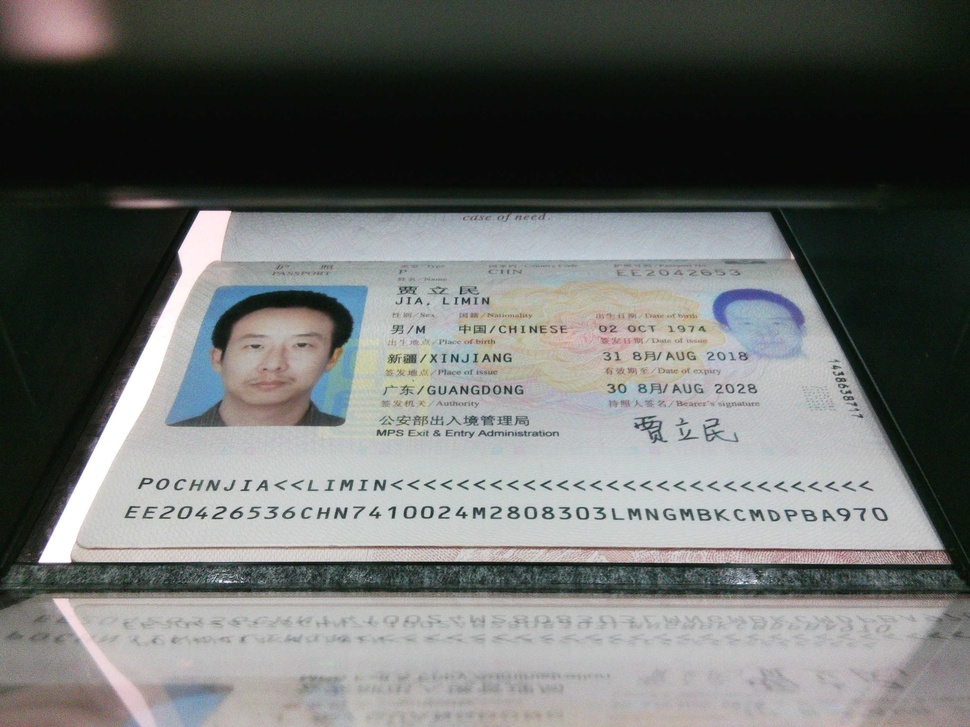
#> input picture Photo/3/IMG_1792133000_003.jpg, 970 x 727 px, shrunk from 2592 x 1944 before the run; its folder holds only this picture in this run
$ python auto_label_pipeline.py
#> lines starting #> are read from the running program, lines starting #| are printed output that depends on the picture
#!/usr/bin/env python3
"""Automated labeling pipeline: annotate -> OCR -> flag FALSE -> manual QA.

Covers the three photo corpora:

  tmp/PassPortPhoto (44)   real handheld photos, machine-position
  Photo (6)                passport-scanner captures, NO ground truth yet
  assets/pic (87 files)    scraped web scans, dirty

For each image the pipeline:
  1. renders the MRZ band the recogniser used,
  2. runs the engines (CNN + CRNN + fused),
  3. compares against the best available reference:
       - PassPortPhoto : gt_frozen_passport_corrected.json (41 entries)
       - assets/pic    : tests/real_gt.json manual labels (5 entries)
       - Photo         : no reference yet
  4. emits a FALSE list plus a band-crop context sheet for the human.

Output:
  /tmp/auto_label/<corpus>_report.json      per-photo verdicts
  /tmp/auto_label/<corpus>_false.json        FALSE list
  /tmp/auto_label/context_<corpus>/          band crops for manual QA

Usage:
  python3 tools/auto_label_pipeline.py --corpus passport|photo|assets|all
"""
from __future__ import annotations

import argparse
import json
import os
import re
import subprocess
import tempfile
from pathlib import Path

import cv2
from PIL import Image

ROOT = Path(__file__).resolve().parents[1]
TOOL = ROOT / "build" / "mrz_ocr_cnn_tool"
OMTEST = ROOT.parent / "tmp" / "omtest"
PHOTO = ROOT.parent / "Photo"
ASSETS = ROOT.parent / "assets" / "pic"
OUT = Path("/tmp/auto_label")

W = (7, 3, 1)


def val(c: str) -> int:
    if c == "<":
        return 0
    if c.isdigit():
        return int(c)
    return ord(c) - 55


def cd(s: str) -> int:
    return sum(val(c) * W[i % 3] for i, c in enumerate(s)) % 10


def l2_ok(s: str) -> bool:
    if len(s) != 44:
        return False
    for pos, (a, b) in ((9, (0, 9)), (19, (13, 19)), (27, (21, 27)),
                        (42, (28, 42))):
        if s[pos] != str(cd(s[a:b])):
            return False
    return s[43] == str(cd(s[0:10] + s[13:20] + s[21:28] + s[28:43]))


def l1_ok(s: str) -> bool:
    return len(s) == 44


def decode(ppm: Path, mode: str):
    env = dict(os.environ)
    env["MRZ_OCR_LINE_MODELS"] = "1"
    env["MRZ_OCR_PAR"] = "1"
    env["MRZ_OCR_CRNN"] = "0"
    if mode == "crnn":
        env["MRZ_OCR_CRNN"] = "1"
    elif mode == "fuse":
        env["MRZ_OCR_FUSE"] = "1"
    p = subprocess.run([str(TOOL), str(ppm)], capture_output=True, text=True,
                       timeout=60, env=env)
    kv = {}
    for ln in p.stdout.splitlines():
        if ":" in ln:
            k, _, v = ln.partition(":")
            kv[k.strip()] = v.strip()
    return {"l1": kv.get("result.line1", ""), "l2": kv.get("result.line2", ""),
            "conf1": int(kv.get("result.conf1", "0") or 0),
            "conf2": int(kv.get("result.conf2", "0") or 0),
            "ok": kv.get("result.ok", "")}


def crop_passport(jpg: Path, log: Path | None):
    if log is None:
        return None
    pts = [(int(a), int(b)) for a, b in
           re.findall(r"\[x: (\d+), y: (\d+)\]",
                      log.read_text(errors="replace"))]
    boxes = [pts[i:i + 4] for i in range(0, len(pts), 4)]
    if len(boxes) < 2:
        return None
    rgb = cv2.imread(str(jpg))
    if rgb is None:
        return None
    H, Wd = rgb.shape[:2]
    cy = H - (H // 3) - 50
    y1 = max(0, min(p[1] for p in boxes[0]) + cy)
    y2 = min(H, max(p[1] for p in boxes[1]) + cy)
    return rgb[max(0, y1 - 10):min(H, y2 + 1 + 10), 0:Wd]


def auto_crop(jpg: Path):
    rgb = cv2.imread(str(jpg))
    if rgb is None:
        return None
    H, W = rgb.shape[:2]
    y1 = max(0, H - H // 3 - 20)
    return rgb[y1:H, 0:W]


def load_ref_passport():
    ref = {}
    p = ROOT / "data" / "gt_frozen_passport_corrected.json"
    if p.exists():
        for r in json.loads(p.read_text())["records"]:
            ref[r["id"].replace(".jpg", "")] = {"l1": r.get("line1", ""),
                                                "l2": r["line2"]}
    return ref


def load_ref_assets():
    ref = {}
    p = ROOT.parent / "tests" / "real_gt.json"
    if p.exists():
        for name, g in json.loads(p.read_text())["gt"].items():
            ref[name] = {"l1": g.get("line1") or "", "l2": g.get("line2") or ""}
    return ref


def run_corpus(name, items, crop_fn, ref, out_sub, max_show=60):
    """items: list of (jpg, log|None, tag)"""
    false, verdicts = [], []
    out_sub.mkdir(parents=True, exist_ok=True)
    for jpg, log, tag in items:
        band = crop_fn(jpg, log)
        if band is None:
            verdicts.append({"id": tag, "err": "no band"})
            continue
        ppm = Path(tempfile.gettempdir()) / f"al_{name}_{tag.replace('/','_')}.ppm"
        Image.fromarray(cv2.cvtColor(band, cv2.COLOR_BGR2RGB)).save(
            str(ppm), format="PPM")
        outs = {m: decode(ppm, m) for m in ("cnn", "crnn", "fuse")}
        gt = ref.get(tag) or ref.get(tag.split("/")[-1])
        rec = {"id": tag,
               "gt_l1": gt["l1"] if gt else None,
               "gt_l2": gt["l2"] if gt else None,
               "outs": outs,
               "l2_ok": {m: l2_ok(o["l2"]) for m, o in outs.items()},
               "l1_ok": {m: l1_ok(o["l1"]) for m, o in outs.items()}}
        f = None
        if gt:
            for m, o in outs.items():
                l2_exact = (o["l2"] == gt["l2"])
                l1_exact = (not gt["l1"]) or (o["l1"] == gt["l1"])
                exact = l2_exact and l1_exact
                if not exact or not l2_ok(o["l2"]):
                    f = f or {"id": tag, "mode": m, "gt_l1": gt["l1"],
                              "gt_l2": gt["l2"], "pred_l1": o["l1"],
                              "pred_l2": o["l2"], "exact": exact}
        else:
            if not any(l2_ok(o["l2"]) for o in outs.values()):
                f = {"id": tag, "mode": "unverified_l2",
                     "l2_ok": rec["l2_ok"], "l1_ok": rec["l1_ok"],
                     "pred_l2": outs["cnn"]["l2"]}
        if f:
            false.append(f)
        verdicts.append(rec)
        Image.fromarray(cv2.cvtColor(band, cv2.COLOR_BGR2RGB)).save(
            str(out_sub / f"{tag.replace('/','_')}.png"), format="PNG")
    (OUT / f"{name}_report.json").write_text(
        json.dumps({"corpus": name, "n": len(items), "false": len(false),
                    "verdicts": verdicts}, indent=1, ensure_ascii=False))
    (OUT / f"{name}_false.json").write_text(
        json.dumps(false, indent=1, ensure_ascii=False))
    print(f"[{name}] images={len(items)} reference={len(ref)} false={len(false)}")
    for f in false[:max_show]:
        if "gt_l2" in f:
            print(f"  FALSE {f['id']} mode={f['mode']} exact={f['exact']}")
            print(f"    GT   {f['gt_l2']}")
            print(f"    pred {f['pred_l2']}")
        else:
            print(f"  UNLABELED {f['id']} cnn_l2_ok={f['l2_ok']['cnn']} "
                  f"pred={f['pred_l2'][:24]}...")
    return false


def main() -> int:
    ap = argparse.ArgumentParser()
    ap.add_argument("--corpus", choices=("passport", "photo", "assets", "all"),
                    default="all")
    args = ap.parse_args()
    OUT.mkdir(parents=True, exist_ok=True)

    if args.corpus in ("passport", "all"):
        ref = load_ref_passport()
        items = []
        for txt in sorted(OMTEST.glob("*/*.jpg-result.txt")):
            jpg = txt.parent / txt.name.replace("-result.txt", "")
            if jpg.exists():
                items.append((jpg, txt, txt.parent.name + "/" + jpg.stem))
        run_corpus("passport", items, crop_passport, ref,
                   OUT / "context_passport")

    if args.corpus in ("photo", "all"):
        items = [(p, None, p.parent.name + "/" + p.name)
                 for p in sorted(PHOTO.glob("*/*.jpg"))]
        run_corpus("photo", items, lambda j, l: auto_crop(j), {},
                   OUT / "context_photo")
#> the loop in run_corpus, `for jpg, log, tag in items:` made 1 pass
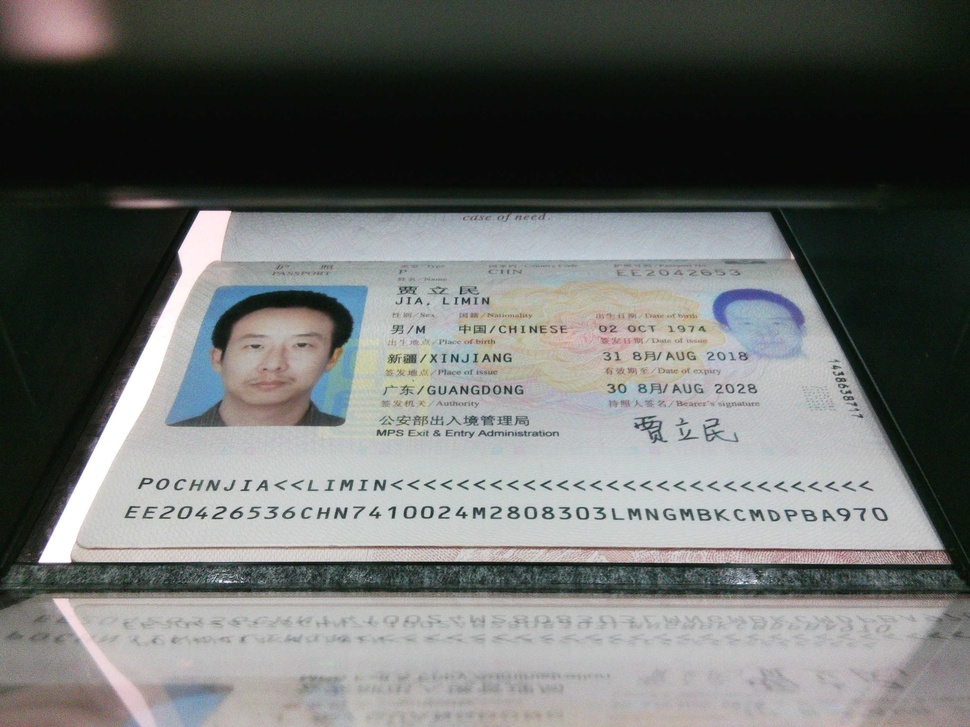
#> input picture Photo/3/IMG_1792133000_003.jpg, 970 x 727 px, shrunk from 2592 x 1944 before the run
#> pass 1, in run_corpus (call 2), `band = crop_fn(jpg, log)`:
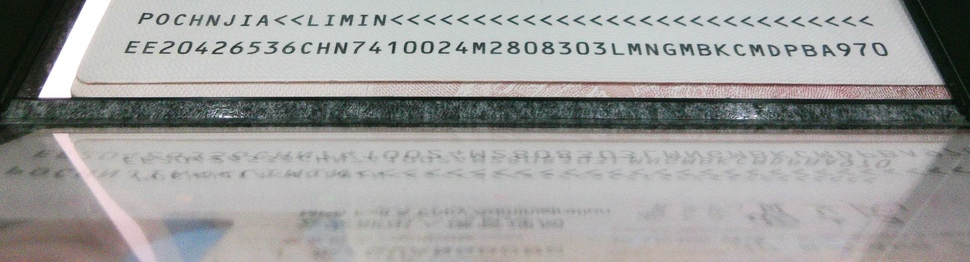
#> band: shape (262, 970, 3); mean of channels 0, 1, 2 157.4, 158.6, 158.6; drawn as B, G, R
#> after the loop in run_corpus, `for jpg, log, tag in items:`: false = []
#> (the call stopped at in decode, `p = subprocess.run([str(TOOL), str(ppm)], capture_output=True, text=Tr..`: subprocess is not available in this run)

    if args.corpus in ("assets", "all"):
        ref = load_ref_assets()
#> (reads tests/real_gt.json from the repository)
        items = [(p, None, p.name) for p in sorted(ASSETS.glob("*"))
                 if p.is_file()]
        run_corpus("assets", items, lambda j, l: auto_crop(j), ref,
                   OUT / "context_assets")
#| [assets] images=0 reference=5 false=0
    return 0


if __name__ == "__main__":
    raise SystemExit(main())
#> (the program exits here)
